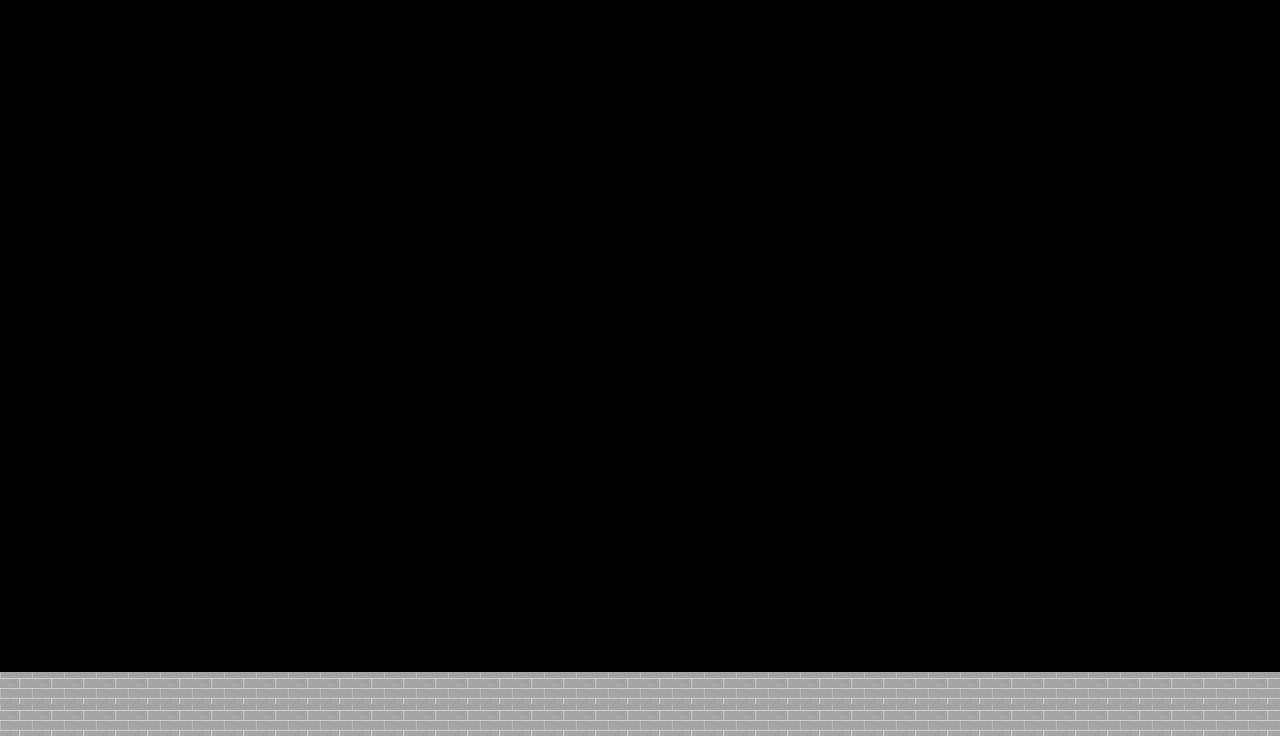

This game map was drawn from its Tiled (.tmx) file and the tilesets committed beside it. A one-line description and the full map source follow:
An orthogonal 40x23 tile map with 32x32 px tiles, 1 tile layer (mainLayer).

<map version="1.2" tiledversion="2019.05.08" orientation="orthogonal" renderorder="right-up" width="40" height="23" tilewidth="32" tileheight="32" infinite="0" nextlayerid="2" nextobjectid="1">
 <tileset firstgid="1" name="material" tilewidth="32" tileheight="32" tilecount="150" columns="15">
  <image source="material.jpg" width="500" height="333" />
 </tileset>
 <layer id="1" name="mainLayer" width="40" height="23">
  <data encoding="csv">
0,0,0,0,0,0,0,0,0,0,0,0,0,0,0,0,0,0,0,0,0,0,0,0,0,0,0,0,0,0,0,0,0,0,0,0,0,0,0,0,
0,0,0,0,0,0,0,0,0,0,0,0,0,0,0,0,0,0,0,0,0,0,0,0,0,0,0,0,0,0,0,0,0,0,0,0,0,0,0,0,
0,0,0,0,0,0,0,0,0,0,0,0,0,0,0,0,0,0,0,0,0,0,0,0,0,0,0,0,0,0,0,0,0,0,0,0,0,0,0,0,
0,0,0,0,0,0,0,0,0,0,0,0,0,0,0,0,0,0,0,0,0,0,0,0,0,0,0,0,0,0,0,0,0,0,0,0,0,0,0,0,
0,0,0,0,0,0,0,0,0,0,0,0,0,0,0,0,0,0,0,0,0,0,0,0,0,0,0,0,0,0,0,0,0,0,0,0,0,0,0,0,
0,0,0,0,0,0,0,0,0,0,0,0,0,0,0,0,0,0,0,0,0,0,0,0,0,0,0,0,0,0,0,0,0,0,0,0,0,0,0,0,
0,0,0,0,0,0,0,0,0,0,0,0,0,0,0,0,0,0,0,0,0,0,0,0,0,0,0,0,0,0,0,0,0,0,0,0,0,0,0,0,
0,0,0,0,0,0,0,0,0,0,0,0,0,0,0,0,0,0,0,0,0,0,0,0,0,0,0,0,0,0,0,0,0,0,0,0,0,0,0,0,
0,0,0,0,0,0,0,0,0,0,0,0,0,0,0,0,0,0,0,0,0,0,0,0,0,0,0,0,0,0,0,0,0,0,0,0,0,0,0,0,
0,0,0,0,0,0,0,0,0,0,0,0,0,0,0,0,0,0,0,0,0,0,0,0,0,0,0,0,0,0,0,0,0,0,0,0,0,0,0,0,
0,0,0,0,0,0,0,0,0,0,0,0,0,0,0,0,0,0,0,0,0,0,0,0,0,0,0,0,0,0,0,0,0,0,0,0,0,0,0,0,
0,0,0,0,0,0,0,0,0,0,0,0,0,0,0,0,0,0,0,0,0,0,0,0,0,0,0,0,0,0,0,0,0,0,0,0,0,0,0,0,
0,0,0,0,0,0,0,0,0,0,0,0,0,0,0,0,0,0,0,0,0,0,0,0,0,0,0,0,0,0,0,0,0,0,0,0,0,0,0,0,
0,0,0,0,0,0,0,0,0,0,0,0,0,0,0,0,0,0,0,0,0,0,0,0,0,0,0,0,0,0,0,0,0,0,0,0,0,0,0,0,
0,0,0,0,0,0,0,0,0,0,0,0,0,0,0,0,0,0,0,0,0,0,0,0,0,0,0,0,0,0,0,0,0,0,0,0,0,0,0,0,
0,0,0,0,0,0,0,0,0,0,0,0,0,0,0,0,0,0,0,0,0,0,0,0,0,0,0,0,0,0,0,0,0,0,0,0,0,0,0,0,
0,0,0,0,0,0,0,0,0,0,0,0,0,0,0,0,0,0,0,0,0,0,0,0,0,0,0,0,0,0,0,0,0,0,0,0,0,0,0,0,
0,0,0,0,0,0,0,0,0,0,0,0,0,0,0,0,0,0,0,0,0,0,0,0,0,0,0,0,0,0,0,0,0,0,0,0,0,0,0,0,
0,0,0,0,0,0,0,0,0,0,0,0,0,0,0,0,0,0,0,0,0,0,0,0,0,0,0,0,0,0,0,0,0,0,0,0,0,0,0,0,
0,0,0,0,0,0,0,0,0,0,0,0,0,0,0,0,0,0,0,0,0,0,0,0,0,0,0,0,0,0,0,0,0,0,0,0,0,0,0,0,
0,0,0,0,0,0,0,0,0,0,0,0,0,0,0,0,0,0,0,0,0,0,0,0,0,0,0,0,0,0,0,0,0,0,0,0,0,0,0,0,
1,1,1,1,1,1,1,1,1,1,1,1,1,1,1,1,1,1,1,1,1,1,1,1,1,1,1,1,1,1,1,1,1,1,1,1,1,1,1,1,
1,1,1,1,1,1,1,1,1,1,1,1,1,1,1,1,1,1,1,1,1,1,1,1,1,1,1,1,1,1,1,1,1,1,1,1,1,1,1,1
</data>
 </layer>
</map>
